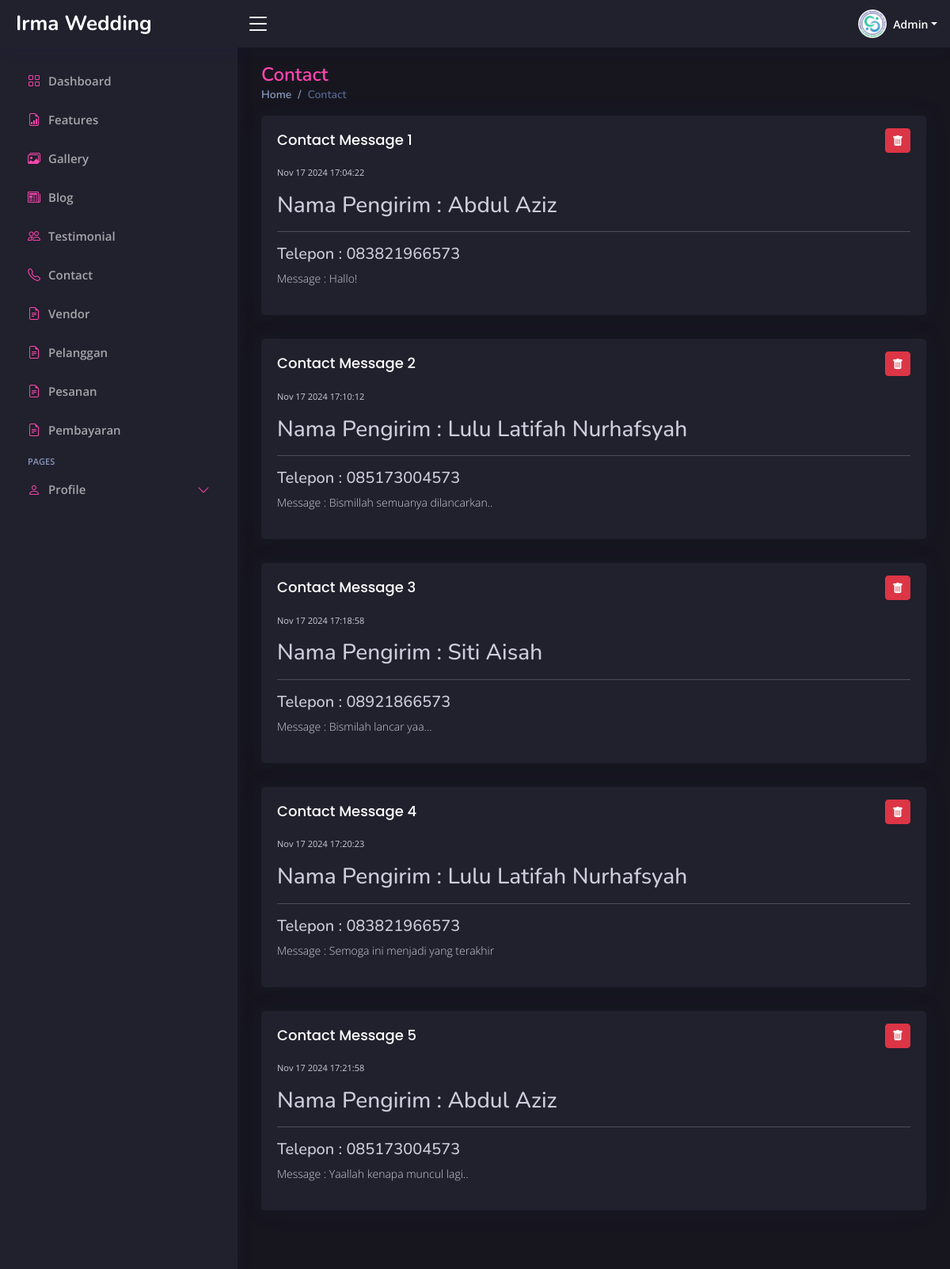
/admin/index.php?page=contact (signed in), run on the app's committed database.
### tables this page shows
CREATE TABLE `contact` (
  `id` int(11) NOT NULL,
  `contact_date` datetime DEFAULT NULL,
  `contact_name` varchar(225) NOT NULL,
  `contact_email` varchar(255) NOT NULL,
  `telepon` varchar(255) NOT NULL,
  `contact_message` text NOT NULL
);

### admin/page/contact.php (the view, shortened to what this page needs)
<div class="pagetitle">
    <h1>Contact</h1>
    <nav>
        <ol class="breadcrumb">
            <li class="breadcrumb-item"><a href="index.php?page=dashboard">Home</a></li>
            <li class="breadcrumb-item active">Contact</li>
        </ol>
    </nav>
</div>
<section class="section dashboard">
    <div class="row">
        <?php
        $query = "SELECT * FROM contact ORDER BY id ASC";
        $result = mysqli_query($koneksi, $query);
        $no = 1;
        while ($row = mysqli_fetch_assoc($result)) {
        ?>
            <div class="col-12">
                <div class="card contact-card">
                    <div class="card-body">
                        <div class="d-flex justify-content-between">
                            <div class="name">
                                <h5 class="card-title">Contact Message <?php echo $no ?></h5>
                            </div>
                            <div class="opsi py-3">
                                <a href="../action.php?act=delete-contact&id=<?php echo $row['id']; ?>" class="btn btn-danger btn-sm" onclick="return confirm('Anda yakin akan menghapus data ini?')"><i class="bi bi-trash-fill"></i></a>
                            </div>
                        </div>
                        <div class="">
                            <p style="font-size: 11px;"><?php echo date('M d Y H:i:s' , strtotime($row['contact_date'])); ?></p>
                            <h3 class="">Nama Pengirim : <?php echo $row['contact_name']; ?></h3>
                            <hr>
                            <h5>Telepon : <?php echo $row['telepon']; ?></h5>
                            <p style="font-size: 14px; font-weight: 200;">Message : <?php echo $row['contact_message']; ?></p>
                        </div>
                    </div>
                </div>
            </div>
        <?php
            $no++;
        }
        ?>
    </div>
</section>

### admin/assets/css/style.css (style rules this page uses)
:root { scroll-behavior: smooth; --main-color: rgba(254, 70, 174, 1); --main-color-hover: rgba(250, 89, 180, 1); --second-color: rgba(33, 32, 45, 1); --main-font-color: rgba(255, 255, 255, 1); --second-font-color: rgba(255, 255, 255, 0.6); }
section { visibility: hidden; opacity: 0; transition: visibility 0s, opacity 0.5s ease-in-out; }
body { font-family: "Open Sans", sans-serif; background: rgba(23, 22, 31, 1); color: var(--main-font-color); color: rgb(206, 205, 219); }
a { color: var(--main-color); text-decoration: none; }
h1, h2, h3, h4, h5, h6 { font-family: "Nunito", sans-serif; }
.pagetitle { margin-bottom: 10px; }
.pagetitle h1 { font-size: 24px; margin-bottom: 0; font-weight: 600; color: var(--main-color); }
.card { margin-bottom: 30px; border: none; border-radius: 5px; box-shadow: 0px 0 30px rgba(1, 41, 112, 0.1); background-color: var(--second-color); }
.card-title { padding: 20px 0 15px 0; font-size: 18px; font-weight: 500; color: var(--main-font-color); font-family: "Poppins", sans-serif; }
.card-body { padding: 0 20px 20px 20px; }
.breadcrumb { font-size: 14px; font-family: "Nunito", sans-serif; color: #899bbd; font-weight: 600; }
.breadcrumb a { color: #899bbd; transition: 0.3s; }
.breadcrumb .breadcrumb-item::before { color: #899bbd; }
.breadcrumb .active { color: #51678f; font-weight: 600; }

### data on the page
contact: contact_date "Nov 17 2024 17:04:22", contact_name "Abdul Aziz", telepon "083821966573", contact_message "Hallo!"
contact: contact_date "Nov 17 2024 17:10:12", contact_name "Lulu Latifah Nurhafsyah", telepon "085173004573", contact_message "Bismillah semuanya dilancarkan.."
contact: contact_date "Nov 17 2024 17:18:58", contact_name "Siti Aisah", telepon "08921866573", contact_message "Bismilah lancar yaa..."
contact: contact_date "Nov 17 2024 17:20:23", contact_name "Lulu Latifah Nurhafsyah", telepon "083821966573", contact_message "Semoga ini menjadi yang terakhir"
contact: contact_date "Nov 17 2024 17:21:58", contact_name "Abdul Aziz", telepon "085173004573", contact_message "Yaallah kenapa muncul lagi.."

### other printed values
$role "Admin"
$menu['text'] "Features"
$menu['text'] "Gallery"
$menu['text'] "Blog"
$menu['text'] "Testimonial"
$menu['text'] "Contact"
$menu['text'] "Vendor"
$menu['text'] "Pelanggan"
$menu['text'] "Pesanan"
$menu['text'] "Pembayaran"
